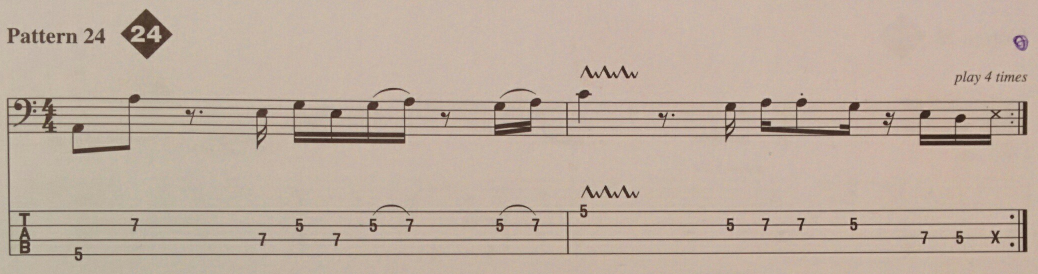
#> input picture Page_09_Pattern_24.png, 2076 x 548 px (shown at 1/2 size)
$ python auto_rotate_hough.py   (Python 2 division)
#> lines starting #> are read from the running program, lines starting #| are printed output that depends on the picture; after the words box and inside, x2 and y2 are one past the last pixel; in counts of white or black regions, pixels touching at a corner belong together
import cv2
import numpy as np
import math
import sys

from cv2_tools import *

#
# filename = "Page_09_HD.jpg"
# filename = "Page_09.jpg"
#
# filename = "Page_09_Pattern_23.png"
filename = "Page_09_Pattern_24.png"
# [8 lines of commented-out code are left out]


def rotate_image_2(mat, angle):
    height, width = mat.shape[:2]
    image_center = (width / 2, height / 2)

    rotation_mat = cv2.getRotationMatrix2D(image_center, angle, 1)

    radians = math.radians(angle)
    sin = math.sin(radians)
    cos = math.cos(radians)
    bound_w = int((height * abs(sin)) + (width * abs(cos)))
    bound_h = int((height * abs(cos)) + (width * abs(sin)))

    rotation_mat[0, 2] += ((bound_w / 2) - image_center[0])
    rotation_mat[1, 2] += ((bound_h / 2) - image_center[1])

    rotated_mat = cv2.warpAffine(mat, rotation_mat, (bound_w, bound_h), borderValue=(255, 255, 255))
    return rotated_mat


if __name__ == '__main__':
    cv2.namedWindow("window", cv2.WINDOW_NORMAL)

    src = cv2.imread(filename)
#> src is the input picture: shape (548, 2076, 3); mean B, G, R 158.1, 172.9, 190
    src2 = src.copy()

    #############################
    gray = cv2.cvtColor(src, cv2.COLOR_BGR2GRAY)
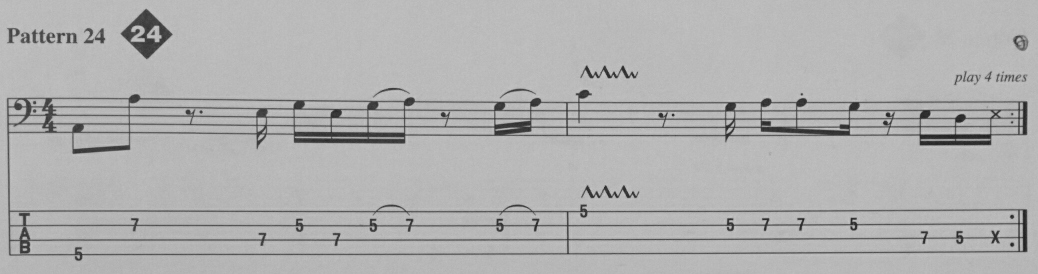
#> gray: shape (548, 2076) (shown at 1/2 size); min 23, max 212, mean 176.3

    ####
    gray = cv2.fastNlMeansDenoising(gray, None, 10, 7, 21)
    # [9 lines of commented-out code are left out]
    edges = gray
    cv2.imshow("window", edges)
    cv2.waitKey(0)

    bw = cv2.adaptiveThreshold(edges, 255, cv2.ADAPTIVE_THRESH_MEAN_C, cv2.THRESH_BINARY, 15, -2)
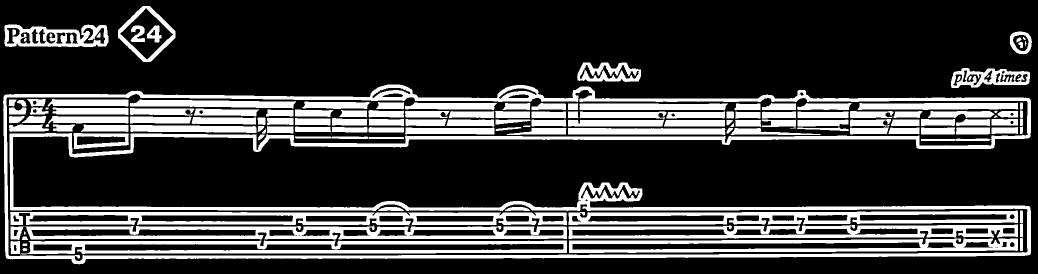
#> bw: shape (548, 2076) (shown at 1/2 size); 23.6% white; 144 white regions (8 under 20 px), largest, box (x1, y1, x2, y2) and area: (6, 169, 2062, 529) 67206, (20, 424, 1134, 451) 16394, (50, 452, 1134, 479) 15991

    cv2.imwrite("bw.png", bw)
    #############################

    minLineLength = 0
    lines = cv2.HoughLinesP(bw, rho=1,
                            theta=math.pi / 180, threshold=70,
                            minLineLength=50, maxLineGap=5
                            )
#> lines = 600 rows, first 6: [1074, 456, 1708, 456], [1061, 417, 2060, 417], [60, 501, 1972, 501], [60, 474, 1860, 474], [9, 419, 1160, 419], [9, 418, 1160, 418]
    # url: http://docs.opencv.org/3.0-beta/doc/py_tutorials/py_imgproc/py_houghlines/py_houghlines.html
    # print lines
    angles = []
    weights = []
    for line in lines:
        # print line
        x1, y1, x2, y2 = line[0]
        # url: http://stackoverflow.com/questions/9528421/value-for-epsilon-in-python
        if abs(x2 - x1) >= sys.float_info.epsilon:
            # url: http://www.pdnotebook.com/2012/07/measuring-angles-in-opencv/
            dy = float(y2 - y1)
            dx = float(x2 - x1)
            tangente = -dy / dx
            angle = math.atan(tangente)
            angle *= (180.0 / math.pi)

            angles.append(angle)
            cv2.line(bw, (x1, y1), (x2, y2), (0, 255, 0) if angle > 0 else (255, 0, 0), 1)
#> this loop made 600 passes
#> (x1, y1, x2, y2, dx) on passes 1 to 12: (1074, 456, 1708, 456, 634), (1061, 417, 2060, 417, 999), (60, 501, 1972, 501, 1912), (60, 474, 1860, 474, 1800), (9, 419, 1160, 419, 1151), (9, 418, 1160, 418, 1151), (806, 415, 1011, 415, 205), (272, 454, 1527, 454, 1255), (1927, 242, 2045, 242, 118), (100, 240, 1464, 240, 1364), (826, 208, 991, 208, 165), (1471, 243, 1521, 243, 50)
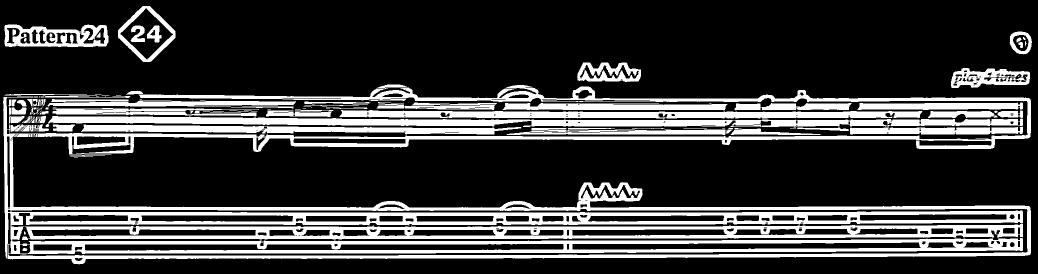
#> bw: shape (548, 2076) (shown at 1/2 size); 23.3% white; 94 white regions (34 under 20 px), largest, box (x1, y1, x2, y2) and area: (6, 169, 2062, 529) 128422, (44, 448, 2046, 480) 29821, (96, 232, 2046, 254) 23860
    cv2.imshow("bw + lines", bw)
    # waitKey()

    # tri aleatoire du tableau des angles
    # on s'assure que les angles ne soient pas triees (comme de par "hasard" :p)
    angles = sorted(angles, key=lambda _: np.random.rand())
    # angles = sorted(angles)   # le tri des angles casse l'algo ... a etudier !

    m = min(angles)
    M = max(angles)
    axis = [0, len(angles), m, M]
    # print("axis: ", axis)

    w = len(angles)
    h = w
    img_angles = np.zeros((h + 1, w + 1, 1), np.uint8)
    for i, angle in enumerate(angles):
        angle = (angle - m) / (M - m) * w
#> (the run stopped early here; a loop or call above may not have finished)

$ run again, with Page_09_Pattern_23.png copied over Page_09_Pattern_24.png
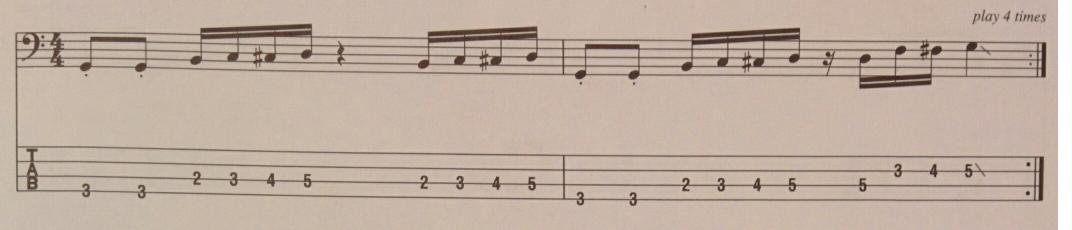
#> input picture Page_09_Pattern_23.png, 2144 x 460 px (shown at 1/2 size)
#> src is the input picture: shape (460, 2144, 3); mean B, G, R 160.9, 174.1, 192.4
#> `bw = cv2.adaptiveThreshold(edges, 255, cv2.ADAPTIVE_THRESH_MEAN_C, cv2..`:
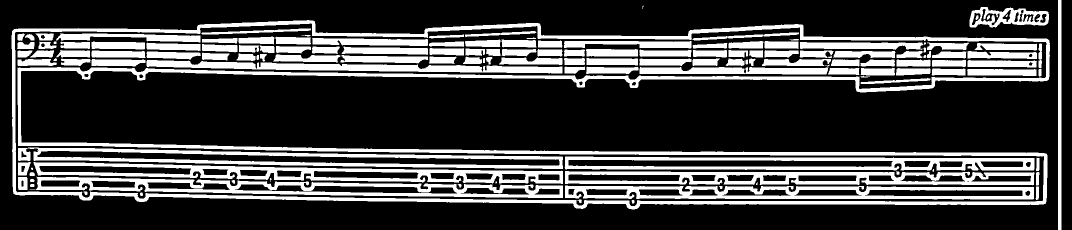
#> bw: shape (460, 2144) (shown at 1/2 size); 26.1% white; 146 white regions (15 under 20 px), largest, box (x1, y1, x2, y2) and area: (23, 40, 2100, 419) 62472, (71, 353, 1126, 396) 15762, (67, 324, 1126, 368) 15639
#> lines = 836 rows, first 6: [1000, 125, 1369, 125], [504, 138, 1362, 138], [121, 91, 522, 91], [1279, 142, 2082, 142], [999, 127, 1367, 127], [1515, 402, 1915, 408]
#> the loop `for line in lines:` made 836 passes
#> (x1, y1, x2, y2, dy, dx, tangente, angle) on passes 1 to 8: (1000, 125, 1369, 125, 0, 369, 0, 0), (504, 138, 1362, 138, 0, 858, 0, 0), (121, 91, 522, 91, 0, 401, 0, 0), (1279, 142, 2082, 142, 0, 803, 0, 0), (999, 127, 1367, 127, 0, 368, 0, 0), (1515, 402, 1915, 408, 6, 400, -0.015, -0.859), (977, 108, 1056, 108, 0, 79, 0, 0), (178, 139, 270, 139, 0, 92, 0, 0)
#> after the loop `for line in lines:`:
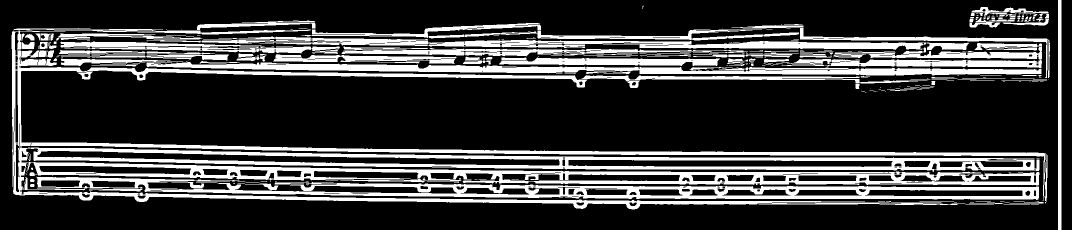
#> bw: shape (460, 2144) (shown at 1/2 size); 23.8% white; 262 white regions (157 under 20 px), largest, box (x1, y1, x2, y2) and area: (23, 61, 2095, 419) 73492, (72, 353, 2078, 400) 28202, (61, 295, 2079, 344) 27452
